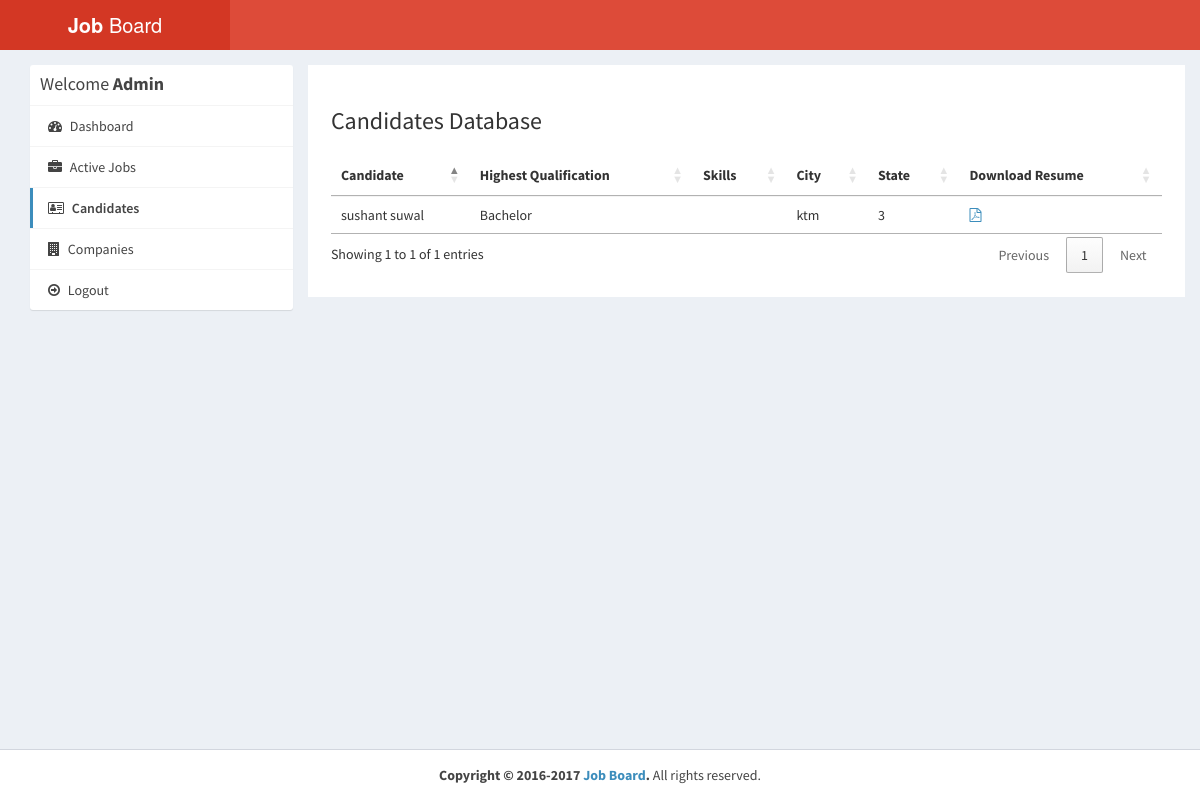
Page /admin/applications.php (signed in) on the committed database.
### tables this page shows
CREATE TABLE `users` (
  `id_user` int(11) NOT NULL,
  `firstname` varchar(255) NOT NULL,
  `lastname` varchar(255) NOT NULL,
  `email` varchar(255) NOT NULL,
  `password` varchar(255) NOT NULL,
  `address` text,
  `city` varchar(255) DEFAULT NULL,
  `state` varchar(255) DEFAULT NULL,
  `contactno` varchar(255) DEFAULT NULL,
  `qualification` varchar(255) DEFAULT NULL,
  `stream` varchar(255) DEFAULT NULL,
  `passingyear` varchar(255) DEFAULT NULL,
  `dob` varchar(255) DEFAULT NULL,
  `age` varchar(255) DEFAULT NULL,
  `designation` varchar(255) DEFAULT NULL,
  `resume` varchar(255) DEFAULT NULL,
  `hash` varchar(255) DEFAULT NULL,
  `active` int(11) NOT NULL DEFAULT '0',
  `aboutme` text,
  `skills` text
);

### admin/applications.php (the view, shortened to what this page needs)
<?php
require_once("../db.php");
?>
<!DOCTYPE html>
<html>
<head>
  <link rel="stylesheet" href="https://cdnjs.cloudflare.com/ajax/libs/twitter-bootstrap/3.3.7/css/bootstrap.min.css">
  <link rel="stylesheet" href="https://cdnjs.cloudflare.com/ajax/libs/font-awesome/4.7.0/css/font-awesome.min.css">
  <link rel="stylesheet" href="https://cdnjs.cloudflare.com/ajax/libs/ionicons/2.0.1/css/ionicons.min.css">
  <link rel="stylesheet" href="https://cdn.datatables.net/1.10.15/css/jquery.dataTables.min.css">
  <link rel="stylesheet" href="../css/AdminLTE.min.css">
  <link rel="stylesheet" href="../css/_all-skins.min.css">
  <link rel="stylesheet" href="../css/custom.css">
</head>
<body class="hold-transition skin-red sidebar-mini">
<div class="wrapper">
  <header class="main-header">
    <a href="index.php" class="logo logo-bg">
      <span class="logo-lg"><b>Job</b> Board</span>
    </a>
    <nav class="navbar navbar-static-top">
    </nav>
  </header>
  <div class="content-wrapper" style="margin-left: 0px;">
    <section id="candidates" class="content-header">
      <div class="container">
        <div class="row">
          <div class="col-md-3">
            <div class="box box-solid">
              <div class="box-header with-border">
                <h3 class="box-title">Welcome <b>Admin</b></h3>
              </div>
              <div class="box-body no-padding">
                <ul class="nav nav-pills nav-stacked">
                  <li><a href="dashboard.php"><i class="fa fa-dashboard"></i> Dashboard</a></li>
                  <li><a href="active-jobs.php"><i class="fa fa-briefcase"></i> Active Jobs</a></li>
                  <li class="active"><a href="applications.php"><i class="fa fa-address-card-o"></i> Candidates</a></li>
                  <li><a href="companies.php"><i class="fa fa-building"></i> Companies</a></li>
                  <li><a href="../logout.php"><i class="fa fa-arrow-circle-o-right"></i> Logout</a></li>
                </ul>
              </div>
            </div>
          </div>
          <div class="col-md-9 bg-white padding-2">
            <h3>Candidates Database</h3>
            <div class="row margin-top-20">
              <div class="col-md-12">
                <div class="box-body table-responsive no-padding">
                  <table id="example2" class="table table-hover">
                    <thead>
                      <th>Candidate</th>
                      <th>Highest Qualification</th>
                      <th>Skills</th>
                      <th>City</th>
                      <th>State</th>
                      <th>Download Resume</th>
                    </thead>
                    <tbody>
                      <?php
                       $sql = "SELECT * FROM users";
                            $result = $conn->query($sql);
                            if($result->num_rows > 0) {
                              while($row = $result->fetch_assoc())
                              {
                      ?>
                      <tr>
                        <td><?php echo $row['firstname'].' '.$row['lastname']; ?></td>
                        <td><?php echo $row['qualification']; ?></td>
                        <td>
                        </td>
                        <td><?php echo $row['city']; ?></td>
                        <td><?php echo $row['state']; ?></td>
                        <?php if($row['resume'] != '') { ?>
                        <td><a href="../uploads/resume/<?php echo $row['resume']; ?>" download="<?php echo $row['firstname'].' Resume'; ?>"><i class="fa fa-file-pdf-o"></i></a></td>
                        <?php } else { ?>
                        <td>No Resume Uploaded</td>
                        <?php } ?>
                      </tr>
                      <?php
                        }
                      }
                      ?>
                    </tbody>
                  </table>
                </div>
              </div>
            </div>
          </div>
        </div>
      </div>
    </section>
  </div>
  <footer class="main-footer" style="margin-left: 0px;">
    <div class="text-center">
      <strong>Copyright &copy; 2016-2017 <a href="">Job Board</a>.</strong> All rights
    reserved.
    </div>
  </footer>
</div>
</body>
</html>

### css/custom.css (style rules this page uses)
.margin-top-20 { margin-top: 20px; }
.padding-2 { padding: 2%; }
.bg-white { background-color: #fff; }

### rows in the picture
users: firstname "sushant", lastname "suwal", qualification "Bachelor", city "ktm", state "3"
